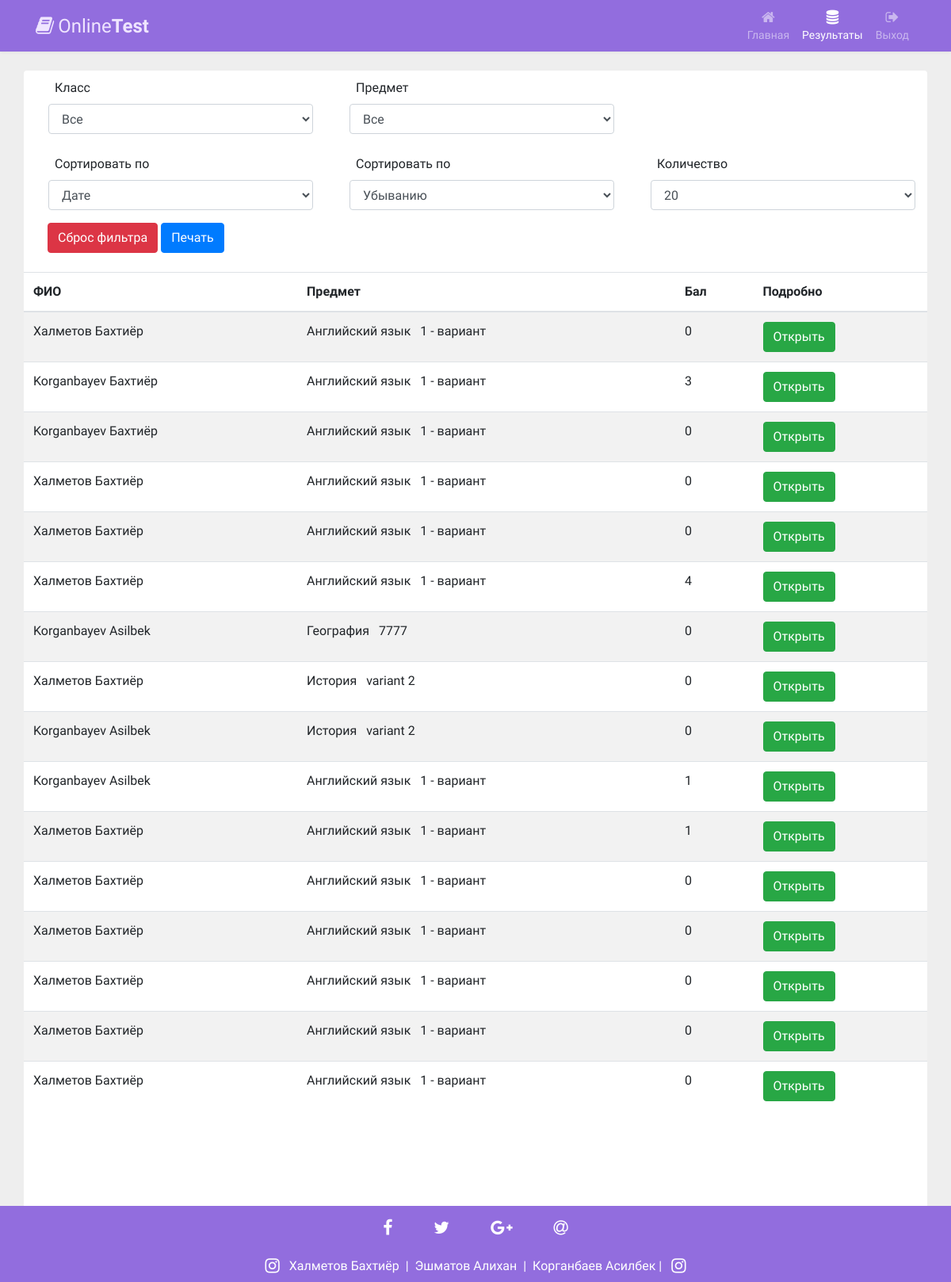
Screenshot of /results (signed in) with the database file from the repository.
### main/models.py (models this page shows, shortened)
class UserTestItem(models.Model):
    title = models.CharField(max_length=200, blank=True)
    test = models.ForeignKey(Test, on_delete=models.CASCADE, default="")
    user = models.ForeignKey(User, on_delete=models.CASCADE, default="")
    start_date = models.DateTimeField()
    stop_date = models.DateTimeField()
    ball = models.IntegerField(default=0)
    count_question = models.IntegerField(default=0)
    true_question = models.IntegerField(default=0)

class User(models.Model):
    first_name = models.CharField(max_length=300)
    last_name = models.CharField(max_length=300)
    clas = models.ForeignKey(Class, on_delete=models.CASCADE)
    ball = models.IntegerField(default=0)
    rating = models.IntegerField(default=0)
    def __str__(self):
        return f'{self.last_name} {self.first_name}'

class Test(models.Model):
    title = models.CharField(max_length=300, blank=True, default="")
    subject = models.ForeignKey(Subject, on_delete=models.CASCADE)
    clas = models.ForeignKey(Class, on_delete=models.CASCADE)
    start_time = models.DateTimeField()
    stop_time = models.DateTimeField()
    limit = models.IntegerField(default=40)
    description = models.TextField()

class Subject(models.Model):
    title = models.CharField(max_length=300)
    logo = models.ImageField(upload_to='upload', blank=True)
    status = models.IntegerField(default=0, blank=True)
    rating = models.IntegerField(default=0, blank=True)

### main/views.py (the view, shortened to what this page needs)
# urls.py: path('results', resultsHandler),
def resultsHandler(request):
    action = request.GET.get('action', '')
    sort_dr = request.GET.get('sort_dr', 'desc')
    sort_key = request.GET.get('sort_key', 'id')
    class_id = int(request.GET.get('class_id', 0))
    subject_id = int(request.GET.get('subject_id', 0))
    test_list_id = int(request.GET.get('test_list_id', 0))
    total = 0
    orderby_values = {
        'date': 'id',
        'last_name': 'user__last_name',
        'ball': 'ball',
        'subject': 'test__subject__title'
    }
    orderby_value = orderby_values.get(sort_key, 'id')
    if sort_dr == 'desc':
        orderby_value = '-' + orderby_value
    limit = int(request.GET.get('limit', 20))
    current_page = int(request.GET.get('page', 1))
    stop = current_page * limit
    start = stop - limit
    classes = []
    subjects = []
    test_list = []
    if not request.user.is_authenticated:
        tests = []
        current_user = request.session.get('user_id', None)
        if current_user:
            current_user = User.objects.get(id=int(current_user))
            if current_user:
                classes = Class.objects.filter(id=current_user.clas.id)
                all_tests = UserTestItem.objects.filter(user__id=int(current_user.id))
                user_subjects = []
                user_tests_list = []
                for at in all_tests:
                    if at.test.subject.id not in user_subjects:
                        user_subjects.append(at.test.subject.id)
                    if at.test.id not in user_tests_list:
                        if subject_id:
                            if at.test.subject.id == subject_id:
                                user_tests_list.append(at.test.id)
                        else:
                            user_tests_list.append(at.test.id)
                if user_subjects:
                    subjects = Subject.objects.filter(id__in=user_subjects)
                if user_tests_list:
                    test_list = Test.objects.filter(id__in=user_tests_list)
                tests = []
                if test_list_id:
                    tests = UserTestItem.objects.filter(user__id=int(current_user.id)).filter(test__id=test_list_id).order_by(orderby_value)[start:stop]
                    total = UserTestItem.objects.filter(user__id=int(current_user.id)).filter(test__id=test_list_id).order_by(orderby_value).count()
                else:
                    if subject_id:
                        tests = UserTestItem.objects.filter(user__id=int(current_user.id)).filter(test__subject__id=subject_id).order_by(orderby_value)[start:stop]
                        total = UserTestItem.objects.filter(user__id=int(current_user.id)).filter(test__subject__id=subject_id).order_by(orderby_value).count()
                    else:
                        tests = UserTestItem.objects.filter(user__id=int(current_user.id)).order_by(orderby_value)[start:stop]
                        total = UserTestItem.objects.filter(user__id=int(current_user.id)).order_by(orderby_value).count()
    else:
        classes = Class.objects.all()
        subjects = Subject.objects.all()
        test_list = []
        if not class_id and not subject_id:
            test_list = Test.objects.all()
        tests = []
        if not class_id and not subject_id and not test_list_id:
            tests = UserTestItem.objects.all().order_by(orderby_value).order_by(orderby_value)[start:stop]
            total = UserTestItem.objects.all().order_by(orderby_value).order_by(orderby_value).count()
    prev_page = current_page - 1
    next_page = 0
    if total > stop:
        next_page = current_page + 1
    page_count = math.ceil(total / limit)
    page_range = range(1, page_count + 1)
    oData = {
        'current_page': current_page,
        'prev_page': prev_page,
        'next_page': next_page,
        'total': total,
        'limit': limit,
        'page_range': page_range,
        'page_count': page_count
    }
    oData['tests'] = tests
    oData['subjects'] = subjects
    oData['classes'] = classes
    oData['test_list'] = test_list
    oData['class_id'] = class_id
    oData['subject_id'] = subject_id
    oData['test_list_id'] = test_list_id
    oData['sort_dr'] = sort_dr
    oData['sort_key'] = sort_key
    if action == 'print':
        return render(request, 'results-print.html', oData)
    else:
        return render(request, 'results.html', oData)

### templates/results.html (shortened to what this page needs)
<!DOCTYPE html>
<html lang="en">
<head>
<link rel="stylesheet" href="https://stackpath.bootstrapcdn.com/bootstrap/4.5.0/css/bootstrap.min.css">
<link rel="stylesheet" href="https://maxcdn.bootstrapcdn.com/font-awesome/4.7.0/css/font-awesome.min.css">
</head>
<body>
<nav class="navbar navbar-expand-xl navbar-dark bg-dark">
  <div class="container">
    <a href="#" class="navbar-brand"><i class="fa fa-book" ></i>Online<b>Test</b></a>
    <div id="navbarCollapse" class="collapse navbar-collapse justify-content-start">
      <div class="navbar-nav ml-auto ">
        <a href="/" class="nav-item nav-link "><i class="fa fa-home"></i><span>Главная</span></a>
        <a href="/results" class="nav-item nav-link active"><i class="fa fa-database"></i><span>Результаты</span></a>
        <a href="/davay" class="nav-item nav-link"><i class="fa fa-sign-out"></i><span>Выход</span></a>
      </div>
    </div>
  </div>
</nav>
<div class="container rounded mt-4 bg-white" style="padding-bottom:200px;" >
    <div class="bs-example row">
        <div class="form-group col-sm-4">
            <label for="classes" class="control-label  pl-4" style="padding-top:10px;">Класс</label><br>
            <div class="pl-3">
                <select class="form-control js-filter  " name="class_id" id="classes">
                    <option value="0"> Все </option>
                </select>
            </div>
        </div>
        <div class="form-group col-sm-4">
            <label for="classes" class="control-label pl-4" style="padding-top:10px;">Предмет</label><br>
            <div class="pl-3">
                <select class="form-control js-filter  "  name="subject_id" id="subjects">
                    <option value="0"> Все </option>
                </select>
            </div>
        </div>
        <div class="form-group col-sm-4">
        </div>
        <div class="form-group col-sm-4">
            <label class="control-label  pl-4" style="padding-top:10px;">Сортировать по</label><br>
            <div class="pl-3">
                <select class="form-control js-filter  "name="sort_key" >
                    <option value="date"> Дате </option>
                </select>
            </div>
        </div>
        <div class="form-group col-sm-4">
            <label class="control-label  pl-4" style="padding-top:10px;">Сортировать по</label><br>
            <div class="pl-3">
                <select class="form-control js-filter  "name="sort_dr" >
                    <option value="desc"> Убыванию </option>
                </select>
            </div>
        </div>
        <div class="form-group col-sm-4">
            <label class="control-label pl-4" style="padding-top:10px;">Количество</label><br>
            <div class="pl-3">
                <select class="form-control js-filter"  name="limit" >
                    <option value="20"{% if limit == 20 %} selected="selected" {% endif %}>20</option>
                </select>
            </div>
        </div>
        <div class="col-sm-12 pb-3" style="padding-left:30px;">
            <label >
               <a href="/results"><button type="button" class="btn btn-danger"> Сброс фильтра </button></a>
                {% if user.is_authenticated %}
                    <a target="_blank" href="/results/print?action=print&class_id={{ class_id }}&subject_id={{ subject_id }}&test_list_id={{ test_list_id }}&sort_dr={{ sort_dr }}&sort_key={{ sort_key }}"><button type="button" class="btn btn-primary"> Печать </button>  </a>
                {% endif %}
            </label>
        </div>
        <div  style="width:100%; overflow:auto;">
        <table class="table table-striped " id="PRINTTABLE">
            <thead >
                <tr>
                    <th >ФИО</th>
                    <th>Предмет</th>
                    <th>Бал</th>
                    <th>Подробно</th>
                </tr>
            </thead>
            <tbody>
            {% for tt in tests %}
                <tr>
                    <td>{{ tt.user }}</td>
                    <td>{{ tt.test.subject.title }}&nbsp;&nbsp; {{ tt.test.title }}</td>
                    <td>{{ tt.ball }}</td>
                    <td><a class=" btn btn-success" href="/analize/{{ tt.id }}"> Открыть </a> </td>
                </tr>
            {% endfor %}
            </tbody>
        </table>
        </div>
    </div>
</div>
<footer class="page-footer font-small w-100" style="position:fixed; bottom:0;background:#926dde;">
  <div class="container" >
      <div class="col-md-12 ">
        <div class=" text-center py-3 text-white">
          <a ><i class="fa fa-facebook-f fa-lg mr-md-5 mr-3"> </i></a>
          <a ><i class="fa fa-twitter fa-lg mr-md-5 mr-3"> </i></a>
          <a ><i class="fa fa-google-plus fa-lg mr-md-5 mr-3"> </i></a>
          <a><i class="fa fa-at fa-lg"> </i></a>
        </div>
      </div>
  </div>
<div class="footer-copyright text-center py-2 text-white">
    <a><i class="fa fa-instagram fa-lg mr-md-2 sm-6"></i></a> <a target="_blank" class="text-white" href="https://www.instagram.com/bahtiyor_holmetov/"> Халметов Бахтиёр </a> &nbsp;|&nbsp;<a target="_blank" class="text-white" href="https://www.instagram.com/al1khon_/"> Эшматов Алихан </a>  &nbsp;|&nbsp; <a target="_blank" class="text-white" href="https://www.instagram.com/assilbek__/"> Корганбаев Асилбек </a>  | <a><i class="fa fa-instagram fa-lg ml-md-2 "> </i></a>
</div>
</footer>
</body>
</html>

### templates/results.html (style rules this page uses)
body { background: #eeeeee; font-family: 'Varela Round', sans-serif; }
.navbar { color: #fff; background: #926dde !important; padding: 5px 16px; border-radius: 0; border: none; box-shadow: 0 0 4px rgba(0,0,0,.1); }
.navbar .navbar-brand { color: #efe5ff; padding-left: 0; padding-right: 50px; font-size: 24px; }
.navbar .navbar-brand i { font-size: 25px; margin-right: 5px; }
.navbar .nav-item i { font-size: 18px; }
.navbar .nav-item span { position: relative; top: 3px; }
.navbar .navbar-nav > a { color: #efe5ff; padding: 8px 15px; font-size: 14px; }
.navbar .navbar-nav > a > i { display: block; text-align: center; }

### rows the page displays
UserTestItem: user "Халметов Бахтиёр", test.subject "Английский язык", test "1 - вариант", ball "0"
UserTestItem: user "Korganbayev Бахтиёр", test.subject "Английский язык", test "1 - вариант", ball "3"
UserTestItem: user "Korganbayev Бахтиёр", test.subject "Английский язык", test "1 - вариант", ball "0"
UserTestItem: user "Халметов Бахтиёр", test.subject "Английский язык", test "1 - вариант", ball "0"
UserTestItem: user "Халметов Бахтиёр", test.subject "Английский язык", test "1 - вариант", ball "0"
UserTestItem: user "Халметов Бахтиёр", test.subject "Английский язык", test "1 - вариант", ball "4"
UserTestItem: user "Korganbayev Asilbek", test.subject "География", test "7777", ball "0"
UserTestItem: user "Халметов Бахтиёр", test.subject "История", test "variant 2", ball "0"
UserTestItem: user "Korganbayev Asilbek", test.subject "История", test "variant 2", ball "0"
UserTestItem: user "Korganbayev Asilbek", test.subject "Английский язык", test "1 - вариант", ball "1"
UserTestItem: user "Халметов Бахтиёр", test.subject "Английский язык", test "1 - вариант", ball "1"
UserTestItem: user "Халметов Бахтиёр", test.subject "Английский язык", test "1 - вариант", ball "0"
UserTestItem: user "Халметов Бахтиёр", test.subject "Английский язык", test "1 - вариант", ball "0"
UserTestItem: user "Халметов Бахтиёр", test.subject "Английский язык", test "1 - вариант", ball "0"
UserTestItem: user "Халметов Бахтиёр", test.subject "Английский язык", test "1 - вариант", ball "0"
UserTestItem: user "Халметов Бахтиёр", test.subject "Английский язык", test "1 - вариант", ball "0"
